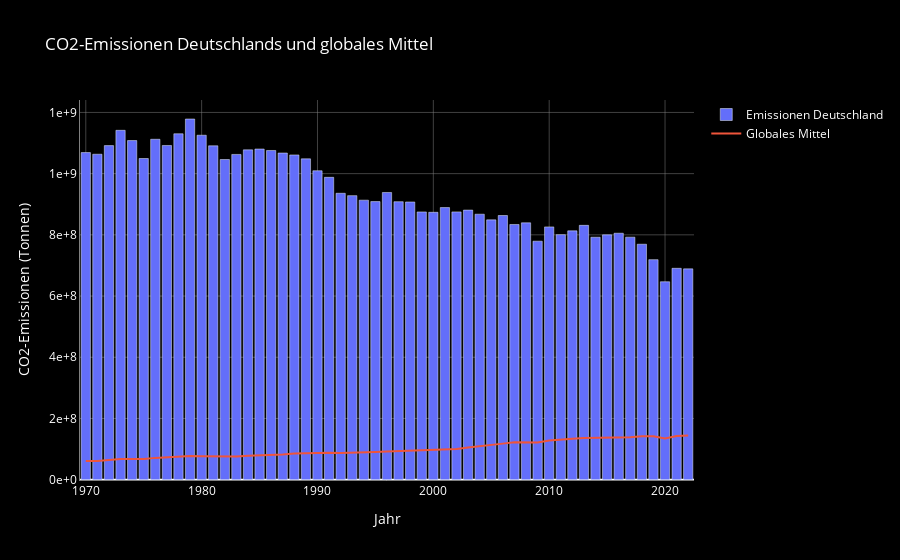

Write notebook code for a chart like this one.
### Code cell
#plot yearly emissions
fig = go.Figure()

fig.add_trace(go.Bar(x=df_germany['year'], y=df_germany['emission'], name='Emissionen Deutschland'))
fig.add_trace(go.Scatter(x=df_global_mean['year'], y=df_global_mean['global_mean_emission'], name='Globales Mittel'))
fig.update_yaxes(exponentformat='e')
fig.update_layout(
    title='CO2-Emissionen Deutschlands und globales Mittel',
    xaxis_title='Jahr',
    yaxis_title='CO2-Emissionen (Tonnen)',
    plot_bgcolor='black',
    paper_bgcolor='black',
    font_color='white',
    xaxis=dict(showgrid=True, gridcolor='grey', gridwidth=0.5),
    yaxis=dict(showgrid=True, gridcolor='grey', gridwidth=0.5, tickformat='.0e')
)
fig.update_xaxes(showline=True, linewidth=1, linecolor='grey')
fig.update_yaxes(showline=True, linewidth=1, linecolor='grey')

fig.show()
